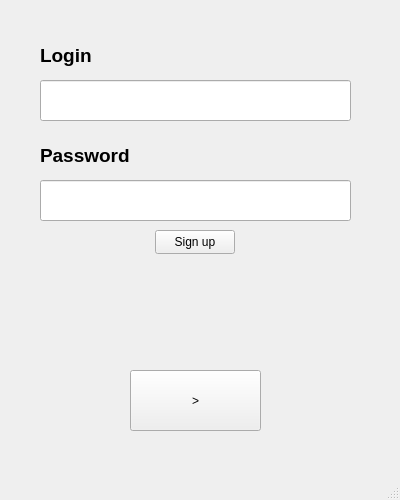
<?xml version="1.0" encoding="UTF-8"?>
<ui version="4.0">
 <class>MainWindow</class>
 <widget class="QMainWindow" name="MainWindow">
  <property name="geometry">
   <rect>
    <x>0</x>
    <y>0</y>
    <width>400</width>
    <height>500</height>
   </rect>
  </property>
  <property name="windowTitle">
   <string>MainWindow</string>
  </property>
  <widget class="QWidget" name="centralwidget">
   <widget class="QLineEdit" name="loginLineEdit">
    <property name="geometry">
     <rect>
      <x>40</x>
      <y>80</y>
      <width>311</width>
      <height>41</height>
     </rect>
    </property>
   </widget>
   <widget class="QLineEdit" name="passwordLineEdit">
    <property name="geometry">
     <rect>
      <x>40</x>
      <y>180</y>
      <width>311</width>
      <height>41</height>
     </rect>
    </property>
   </widget>
   <widget class="QPushButton" name="logInButton">
    <property name="geometry">
     <rect>
      <x>130</x>
      <y>370</y>
      <width>131</width>
      <height>61</height>
     </rect>
    </property>
    <property name="text">
     <string>&gt;</string>
    </property>
   </widget>
   <widget class="QLabel" name="label">
    <property name="geometry">
     <rect>
      <x>40</x>
      <y>40</y>
      <width>81</width>
      <height>31</height>
     </rect>
    </property>
    <property name="font">
     <font>
      <pointsize>14</pointsize>
      <bold>true</bold>
     </font>
    </property>
    <property name="text">
     <string>Login</string>
    </property>
   </widget>
   <widget class="QLabel" name="label_2">
    <property name="geometry">
     <rect>
      <x>40</x>
      <y>140</y>
      <width>91</width>
      <height>31</height>
     </rect>
    </property>
    <property name="font">
     <font>
      <pointsize>14</pointsize>
      <bold>true</bold>
     </font>
    </property>
    <property name="text">
     <string>Password</string>
    </property>
   </widget>
   <widget class="QPushButton" name="signUpButton">
    <property name="geometry">
     <rect>
      <x>155</x>
      <y>230</y>
      <width>80</width>
      <height>24</height>
     </rect>
    </property>
    <property name="text">
     <string>Sign up</string>
    </property>
   </widget>
  </widget>
  <widget class="QMenuBar" name="menubar">
   <property name="geometry">
    <rect>
     <x>0</x>
     <y>0</y>
     <width>400</width>
     <height>21</height>
    </rect>
   </property>
  </widget>
  <widget class="QStatusBar" name="statusbar"/>
 </widget>
 <resources/>
 <connections/>
</ui>
